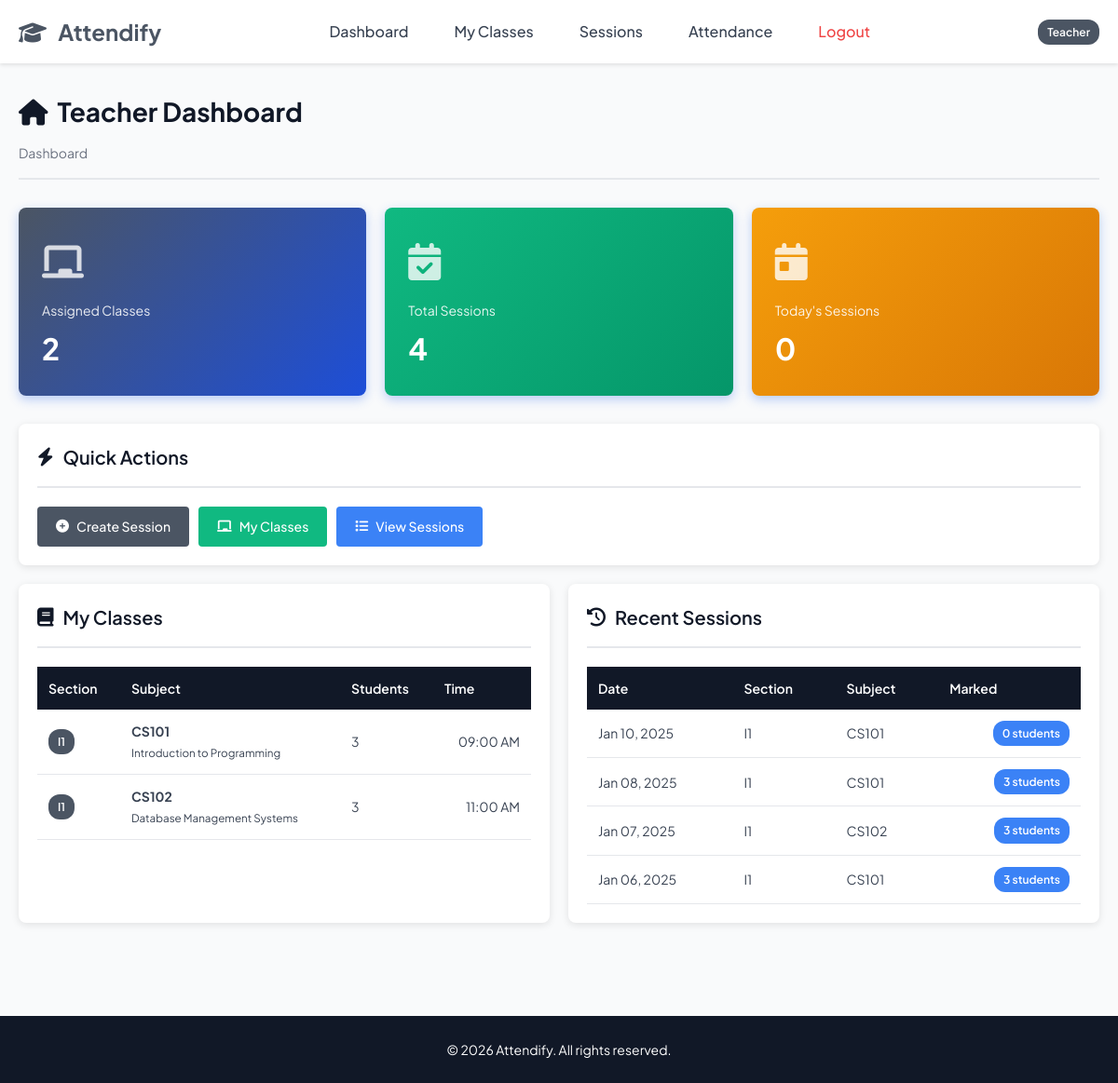
The page /teacher/dashboard.php (signed in) on the database its author committed.
### tables this page shows
CREATE TABLE `section_subjects` (
  `section_subject_id` int(11) NOT NULL AUTO_INCREMENT,
  `section_id` int(11) NOT NULL,
  `subject_id` int(11) NOT NULL,
  `teacher_id` int(11) NOT NULL,
  `academic_year` varchar(9) NOT NULL,
  `semester` enum('I1','I2','I3','I4') NOT NULL,
  `class_time` time DEFAULT NULL,
  `room_number` varchar(20) DEFAULT NULL,
  PRIMARY KEY (`section_subject_id`),
  UNIQUE KEY `unique_section_subject` (`section_id`,`subject_id`,`academic_year`),
  KEY `subject_id` (`subject_id`),
  KEY `idx_section_subject` (`section_id`,`subject_id`),
  KEY `idx_teacher_subject` (`teacher_id`,`subject_id`),
  CONSTRAINT `section_subjects_ibfk_1` FOREIGN KEY (`section_id`) REFERENCES `sections` (`section_id`) ON DELETE CASCADE ON UPDATE CASCADE,
  CONSTRAINT `section_subjects_ibfk_2` FOREIGN KEY (`subject_id`) REFERENCES `subjects` (`subject_id`) ON DELETE CASCADE ON UPDATE CASCADE,
  CONSTRAINT `section_subjects_ibfk_3` FOREIGN KEY (`teacher_id`) REFERENCES `teachers` (`teacher_id`) ON DELETE CASCADE ON UPDATE CASCADE
);

CREATE TABLE `sections` (
  `section_id` int(11) NOT NULL AUTO_INCREMENT,
  `teacher_id` int(11) DEFAULT NULL,
  `section_name` varchar(10) NOT NULL,
  `semester` int(11) NOT NULL,
  `academic_year` varchar(9) NOT NULL,
  `total_students` int(11) DEFAULT 0,
  `is_active` tinyint(1) DEFAULT 1,
  PRIMARY KEY (`section_id`),
  UNIQUE KEY `section_name` (`section_name`),
  KEY `teacher_id` (`teacher_id`),
  KEY `idx_section_name` (`section_name`),
  KEY `idx_academic_year` (`academic_year`),
  KEY `idx_active_sections` (`is_active`),
  CONSTRAINT `sections_ibfk_1` FOREIGN KEY (`teacher_id`) REFERENCES `teachers` (`teacher_id`) ON DELETE SET NULL ON UPDATE CASCADE
);

CREATE TABLE `subjects` (
  `subject_id` int(11) NOT NULL AUTO_INCREMENT,
  `subject_code` varchar(20) NOT NULL,
  `subject_name` varchar(100) NOT NULL,
  `credit_hours` int(11) NOT NULL,
  `description` text DEFAULT NULL,
  PRIMARY KEY (`subject_id`),
  UNIQUE KEY `subject_code` (`subject_code`),
  KEY `idx_subject_code` (`subject_code`),
  KEY `idx_subject_name` (`subject_name`)
);

CREATE TABLE `attendance_sessions` (
  `session_id` int(11) NOT NULL AUTO_INCREMENT,
  `section_subject_id` int(11) NOT NULL,
  `teacher_id` int(11) NOT NULL,
  `session_date` date NOT NULL,
  `start_time` time NOT NULL,
  `end_time` time NOT NULL,
  `session_type` enum('lecture','lab','tutorial') DEFAULT 'lecture',
  `is_active` tinyint(1) DEFAULT 1,
  `created_at` datetime DEFAULT current_timestamp(),
  PRIMARY KEY (`session_id`),
  UNIQUE KEY `unique_session` (`section_subject_id`,`session_date`),
  KEY `teacher_id` (`teacher_id`),
  KEY `idx_session_date` (`session_date`),
  KEY `idx_active_sessions` (`is_active`),
  CONSTRAINT `attendance_sessions_ibfk_1` FOREIGN KEY (`section_subject_id`) REFERENCES `section_subjects` (`section_subject_id`) ON DELETE CASCADE ON UPDATE CASCADE,
  CONSTRAINT `attendance_sessions_ibfk_2` FOREIGN KEY (`teacher_id`) REFERENCES `teachers` (`teacher_id`) ON DELETE CASCADE ON UPDATE CASCADE
);

### config.php (called while the page is built, shortened)
<?php
function formatDate($date) {
    return date('M d, Y', strtotime($date));
}
function formatTime($time) {
    return date('h:i A', strtotime($time));
}
function e($string) {
    return htmlspecialchars($string, ENT_QUOTES, 'UTF-8');
}
?>

### teacher/dashboard.php (the view, shortened to what this page needs)
<?php
require_once '../config.php';
$teacher_id = $_SESSION['teacher_id'];
$assigned_subjects_sql = "SELECT COUNT(DISTINCT ss.section_subject_id) as count FROM SECTION_SUBJECTS ss WHERE ss.teacher_id = ?";
$assigned_subjects_stmt = $conn->prepare($assigned_subjects_sql);
$assigned_subjects_stmt->bind_param("i", $teacher_id);
$assigned_subjects_stmt->execute();
$assigned_subjects_count = $assigned_subjects_stmt->get_result()->fetch_assoc()['count'];
$total_sessions_sql = "SELECT COUNT(*) as count FROM ATTENDANCE_SESSIONS WHERE teacher_id = ?";
$total_sessions_stmt = $conn->prepare($total_sessions_sql);
$total_sessions_stmt->bind_param("i", $teacher_id);
$total_sessions_stmt->execute();
$total_sessions_count = $total_sessions_stmt->get_result()->fetch_assoc()['count'];
$today_sessions_sql = "SELECT COUNT(*) as count FROM ATTENDANCE_SESSIONS WHERE teacher_id = ? AND session_date = CURDATE()";
$today_sessions_stmt = $conn->prepare($today_sessions_sql);
$today_sessions_stmt->bind_param("i", $teacher_id);
$today_sessions_stmt->execute();
$today_sessions_count = $today_sessions_stmt->get_result()->fetch_assoc()['count'];
$my_classes_sql = "SELECT
    ss.section_subject_id,
    sec.section_name,
    sub.subject_code,
    sub.subject_name,
    ss.class_time,
    ss.room_number,
    COUNT(DISTINCT e.student_id) as enrolled_students
FROM SECTION_SUBJECTS ss
JOIN SECTIONS sec ON ss.section_id = sec.section_id
JOIN SUBJECTS sub ON ss.subject_id = sub.subject_id
LEFT JOIN ENROLLMENTS e ON sec.section_id = e.section_id AND e.status = 'active'
WHERE ss.teacher_id = ?
GROUP BY ss.section_subject_id
ORDER BY sec.section_name, sub.subject_code";
$my_classes_stmt = $conn->prepare($my_classes_sql);
$my_classes_stmt->bind_param("i", $teacher_id);
$my_classes_stmt->execute();
$my_classes_result = $my_classes_stmt->get_result();
$recent_sessions_sql = "SELECT
    ats.session_id,
    ats.session_date,
    ats.start_time,
    ats.end_time,
    sec.section_name,
    sub.subject_code,
    COUNT(a.attendance_id) as marked_count
FROM ATTENDANCE_SESSIONS ats
JOIN SECTION_SUBJECTS ss ON ats.section_subject_id = ss.section_subject_id
JOIN SECTIONS sec ON ss.section_id = sec.section_id
JOIN SUBJECTS sub ON ss.subject_id = sub.subject_id
LEFT JOIN ATTENDANCE a ON ats.session_id = a.session_id
WHERE ats.teacher_id = ?
GROUP BY ats.session_id
ORDER BY ats.session_date DESC, ats.start_time DESC
LIMIT 5";
$recent_sessions_stmt = $conn->prepare($recent_sessions_sql);
$recent_sessions_stmt->bind_param("i", $teacher_id);
$recent_sessions_stmt->execute();
$recent_sessions_result = $recent_sessions_stmt->get_result();
include '../includes/header.php';
?>
<div class="page-header">
    <div>
        <h1><i class="fas fa-home"></i> Teacher Dashboard</h1>
        <div class="breadcrumb">
            <span>Dashboard</span>
        </div>
    </div>
</div>
<div class="dashboard-cards">
    <div class="stat-card">
        <div class="stat-card-icon">
            <i class="fas fa-chalkboard"></i>
        </div>
        <div class="stat-card-title">Assigned Classes</div>
        <div class="stat-card-value"><?php echo $assigned_subjects_count; ?></div>
    </div>
    <div class="stat-card success">
        <div class="stat-card-icon">
            <i class="fas fa-calendar-check"></i>
        </div>
        <div class="stat-card-title">Total Sessions</div>
        <div class="stat-card-value"><?php echo $total_sessions_count; ?></div>
    </div>
    <div class="stat-card warning">
        <div class="stat-card-icon">
            <i class="fas fa-calendar-day"></i>
        </div>
        <div class="stat-card-title">Today's Sessions</div>
        <div class="stat-card-value"><?php echo $today_sessions_count; ?></div>
    </div>
</div>
<div class="card">
    <div class="card-header">
        <h2 class="card-title"><i class="fas fa-bolt"></i> Quick Actions</h2>
    </div>
    <div class="card-body">
        <div class="btn-group">
            <a href="create_session.php" class="btn btn-primary">
                <i class="fas fa-plus-circle"></i> Create Session
            </a>
            <a href="my_classes.php" class="btn btn-success">
                <i class="fas fa-chalkboard"></i> My Classes
            </a>
            <a href="list_session.php" class="btn btn-info">
                <i class="fas fa-list"></i> View Sessions
            </a>
        </div>
    </div>
</div>
<div class="two-column-layout">
    <div class="card">
        <div class="card-header">
            <h2 class="card-title"><i class="fas fa-book"></i> My Classes</h2>
        </div>
        <div class="card-body">
            <?php if ($my_classes_result->num_rows > 0): ?>
                <div class="table-responsive">
                    <table>
                        <thead>
                            <tr>
                                <th>Section</th>
                                <th>Subject</th>
                                <th>Students</th>
                                <th>Time</th>
                            </tr>
                        </thead>
                        <tbody>
                            <?php while ($class = $my_classes_result->fetch_assoc()): ?>
                                <tr>
                                    <td><span class="badge badge-primary"><?php echo e($class['section_name']); ?></span></td>
                                    <td>
                                        <strong><?php echo e($class['subject_code']); ?></strong><br>
                                        <small><?php echo e($class['subject_name']); ?></small>
                                    </td>
                                    <td><?php echo $class['enrolled_students']; ?></td>
                                    <td><?php echo $class['class_time'] ? formatTime($class['class_time']) : 'N/A'; ?></td>
                                </tr>
                            <?php endwhile; ?>
                        </tbody>
                    </table>
                </div>
            <?php endif; ?>
        </div>
    </div>
    <div class="card">
        <div class="card-header">
            <h2 class="card-title"><i class="fas fa-history"></i> Recent Sessions</h2>
        </div>
        <div class="card-body">
            <?php if ($recent_sessions_result->num_rows > 0): ?>
                <div class="table-responsive">
                    <table>
                        <thead>
                            <tr>
                                <th>Date</th>
                                <th>Section</th>
                                <th>Subject</th>
                                <th>Marked</th>
                            </tr>
                        </thead>
                        <tbody>
                            <?php while ($session = $recent_sessions_result->fetch_assoc()): ?>
                                <tr>
                                    <td><?php echo formatDate($session['session_date']); ?></td>
                                    <td><?php echo e($session['section_name']); ?></td>
                                    <td><?php echo e($session['subject_code']); ?></td>
                                    <td>
                                        <span class="badge badge-info"><?php echo $session['marked_count']; ?> students</span>
                                    </td>
                                </tr>
                            <?php endwhile; ?>
                        </tbody>
                    </table>
                </div>
            <?php endif; ?>
        </div>
    </div>
</div>
<?php
include '../includes/footer.php';
?>

### css/styles.css (style rules this page uses)
* { margin: 0; padding: 0; box-sizing: border-box; }
:root { --primary-color: #4b5563; --secondary-color: #6366f1; --danger-color: #ef4444; --warning-color: #f59e0b; --info-color: #3b82f6; --dark-color: #111827; --light-color: #f9fafb; --white-color: #ffffff; --border-color: #e5e7eb; --text-color: #374151; --text-muted: #6b7280; --success-color: #10b981; }
body { font-family: 'Plus Jakarta Sans', sans-serif; font-size: 16px; line-height: 1.6; color: var(--text-color); background-color: var(--light-color); }
a { text-decoration: none; color: var(--primary-color); transition: color 0.3s ease; }
.card { background-color: var(--white-color); border-radius: 8px; box-shadow: 0 2px 8px rgba(0, 0, 0, 0.1); padding: 20px; margin-bottom: 20px; }
.card-header { border-bottom: 2px solid var(--border-color); padding-bottom: 15px; margin-bottom: 20px; }
.card-title { font-size: 20px; font-weight: 600; color: var(--dark-color); display: flex; align-items: center; gap: 10px; }
.card-body { padding: 0; }
.dashboard-cards { display: grid; grid-template-columns: repeat(auto-fit, minmax(250px, 1fr)); gap: 20px; margin-bottom: 30px; }
.two-column-layout { display: grid; grid-template-columns: 1fr 1fr; gap: 20px; margin-top: 20px; }
.stat-card { background: linear-gradient(135deg, var(--primary-color), #1d4ed8); color: var(--white-color); border-radius: 8px; padding: 25px; box-shadow: 0 4px 12px rgba(37, 99, 235, 0.3); }
.stat-card.success { background: linear-gradient(135deg, var(--success-color), #059669); }
.stat-card.warning { background: linear-gradient(135deg, var(--warning-color), #d97706); }
.stat-card-icon { font-size: 40px; opacity: 0.8; margin-bottom: 10px; }
.stat-card-title { font-size: 14px; opacity: 0.9; margin-bottom: 5px; }
.stat-card-value { font-size: 32px; font-weight: bold; }
.table-responsive { overflow-x: auto; margin-top: 20px; }
table { width: 100%; border-collapse: collapse; background-color: var(--white-color); }
table thead { background-color: var(--dark-color); color: var(--white-color); }
table thead th { padding: 12px; text-align: left; font-weight: 600; font-size: 14px; }
table tbody tr { border-bottom: 1px solid var(--border-color); transition: background-color 0.2s ease; }
table tbody td { padding: 12px; font-size: 14px; }
table tbody td:last-child { text-align: right; }
.btn { display: inline-flex; align-items: center; gap: 8px; padding: 10px 20px; border: none; border-radius: 4px; font-size: 14px; font-weight: 500; cursor: pointer; text-decoration: none; }
.btn-primary { background-color: var(--primary-color); color: var(--white-color); }
.btn-success { background-color: var(--success-color); color: var(--white-color); }
.btn-info { background-color: var(--info-color); color: var(--white-color); }
.btn-group { display: flex; gap: 10px; flex-wrap: wrap; }
.badge { display: inline-block; padding: 4px 10px; font-size: 12px; font-weight: 600; border-radius: 12px; color: var(--white-color); }
.badge-primary { background-color: var(--primary-color); }
.badge-info { background-color: var(--info-color); }
.page-header { display: flex; justify-content: space-between; align-items: center; margin-bottom: 30px; padding-bottom: 15px; border-bottom: 2px solid var(--border-color); }
.page-header h1 { font-size: 28px; color: var(--dark-color); display: flex; align-items: center; gap: 10px; }
.breadcrumb { display: flex; gap: 10px; align-items: center; font-size: 14px; color: var(--text-muted); margin-top: 10px; }

### rows shown on the page
section_subjects: section.section_name "I1", subject.subject_code "CS101", subject.subject_name "Introduction to Programming", enrolled_students "3", class_time "09:00 AM"
section_subjects: section.section_name "I1", subject.subject_code "CS102", subject.subject_name "Database Management Systems", enrolled_students "3", class_time "11:00 AM"
attendance_sessions: session_date "Jan 10, 2025", section_name "I1", subject_code "CS101", marked_count "0"
attendance_sessions: session_date "Jan 08, 2025", section_name "I1", subject_code "CS101", marked_count "3"
attendance_sessions: session_date "Jan 07, 2025", section_name "I1", subject_code "CS102", marked_count "3"
attendance_sessions: session_date "Jan 06, 2025", section_name "I1", subject_code "CS101", marked_count "3"

### other values the page prints
$_SESSION['user_type'] "Teacher"
$assigned_subjects_count "2"
$total_sessions_count "4"
$today_sessions_count "0"
